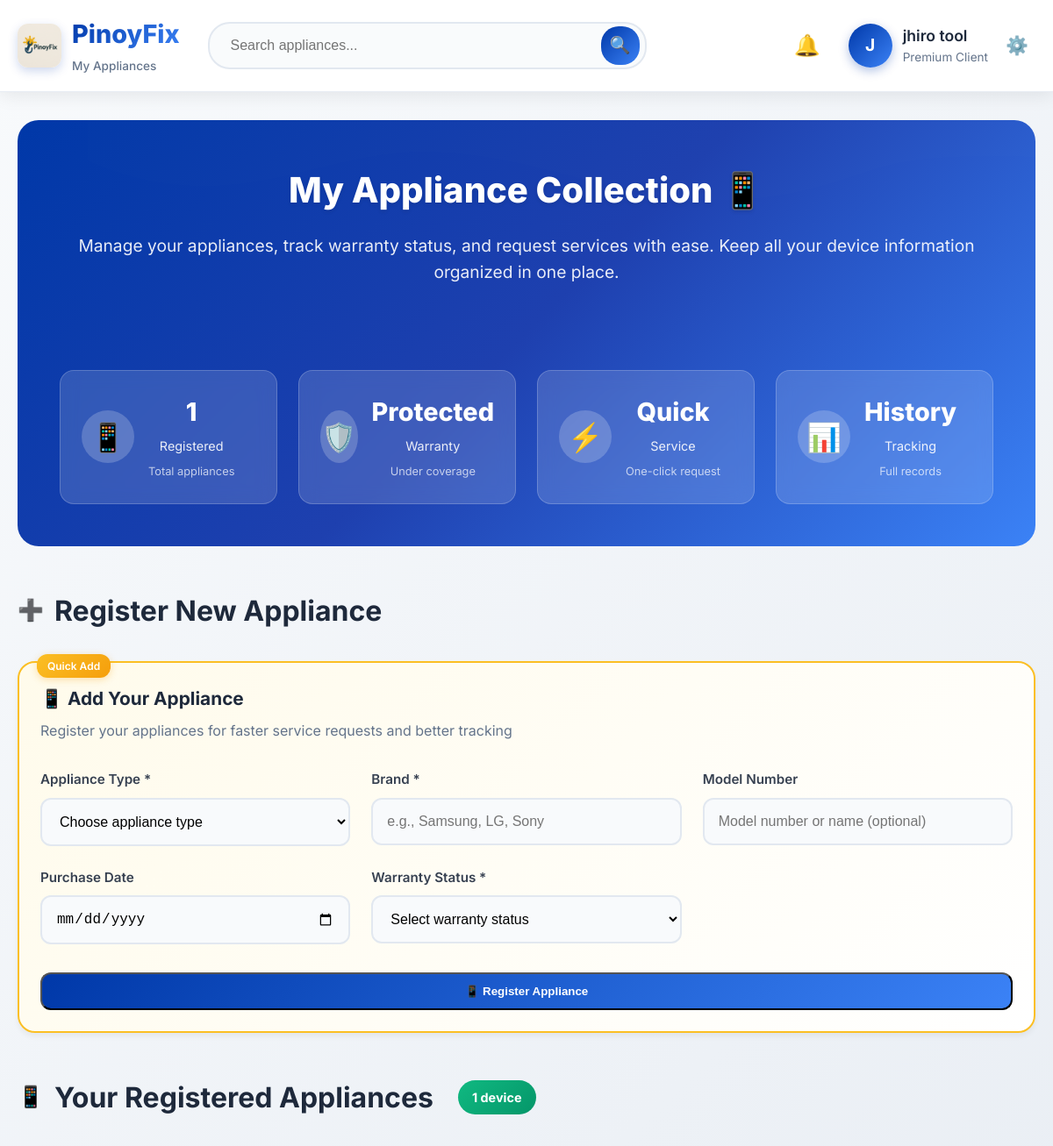
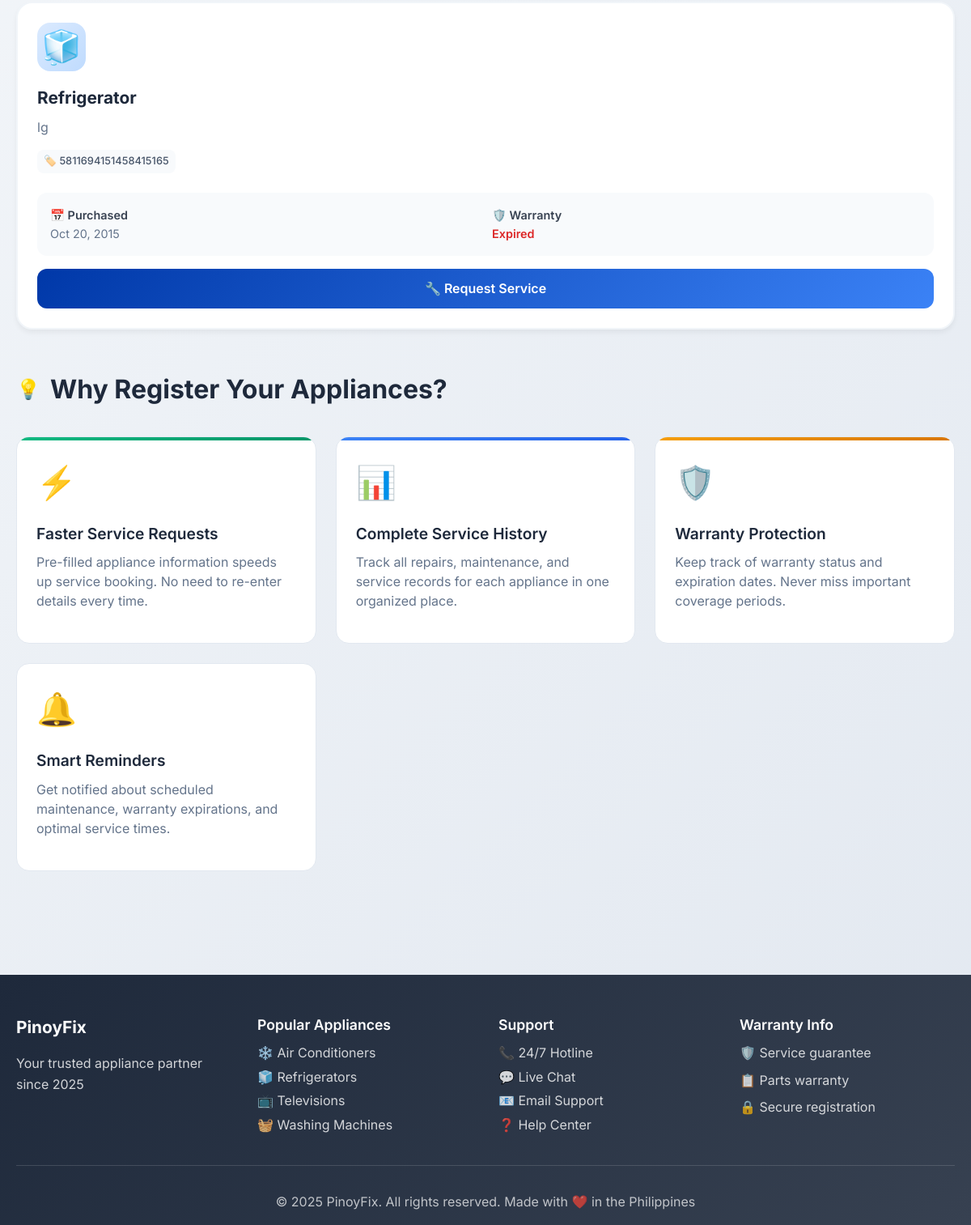
Page /client/my_appliances.php (signed in) on the committed database (2 pictures, top to bottom).
### tables this page shows
CREATE TABLE `client` (
  `Client_ID` int(11) NOT NULL,
  `Admin_ID` int(11) DEFAULT NULL,
  `Client_FN` varchar(255) DEFAULT NULL,
  `Client_LN` varchar(255) DEFAULT NULL,
  `Client_Email` varchar(255) DEFAULT NULL,
  `Client_Pass` varchar(255) DEFAULT NULL,
  `Client_Phone` varchar(255) DEFAULT NULL,
  `Is_Subscribed` tinyint(1) NOT NULL DEFAULT 0,
  `Subscription_Expires` datetime DEFAULT NULL
);

CREATE TABLE `client_appliance` (
  `CAppliance_ID` int(11) NOT NULL,
  `Client_ID` int(11) DEFAULT NULL,
  `Appliance_ID` int(11) DEFAULT NULL
);

CREATE TABLE `appliance` (
  `Appliance_ID` int(11) NOT NULL,
  `Appliance_Type` varchar(255) DEFAULT NULL,
  `Appliance_Brand` varchar(255) DEFAULT NULL,
  `Appliance_Model` varchar(255) DEFAULT NULL,
  `Issue_Description` varchar(255) DEFAULT NULL,
  `Description_Image` varchar(255) DEFAULT NULL
);

### client/my_appliances.php (the view, shortened to what the rows shown need)
<?php
include '../connection.php';
$user_id = $_SESSION['user_id'];
try {
    $stmt = $conn->prepare("SELECT Client_FN, Client_LN FROM client WHERE Client_ID = ?");
    $stmt->bind_param("i", $user_id);
    if (!$stmt->execute()) {
        throw new Exception("Execute failed: " . $stmt->error);
    }
    $result = $stmt->get_result();
    $client = $result->fetch_assoc();
} catch (Exception $e) {
    die('Error getting client info: ' . $e->getMessage());
}
try {
    $appliances_stmt = $conn->prepare("
        SELECT a.*, ca.CAppliance_ID
        FROM appliance a
        INNER JOIN client_appliance ca ON a.Appliance_ID = ca.Appliance_ID
        WHERE ca.Client_ID = ?
        ORDER BY a.Appliance_ID DESC
    ");
    $appliances_stmt->bind_param("i", $user_id);
    if (!$appliances_stmt->execute()) {
        throw new Exception("Execute failed: " . $appliances_stmt->error);
    }
    $appliances_result = $appliances_stmt->get_result();
    $appliance_count = $appliances_result->num_rows;
} catch (Exception $e) {
    die('Error getting appliances: ' . $e->getMessage());
}
function extractFromDescription($description, $field) {
    if (strpos($description, $field . ':') !== false) {
        $parts = explode($field . ':', $description);
        if (isset($parts[1])) {
            $value = trim(explode(',', $parts[1])[0]);
            return $value !== 'Not specified' ? $value : '';
        }
    }
    return '';
}
?>
<!DOCTYPE html>
<html lang="en">
<head>
    <link rel="stylesheet" href="../css/client-dashboard-modern.css">
</head>
<body>
    <header class="modern-header">
        <div class="container">
            <div class="header-content">
                <div class="brand-section">
                    <div class="logo-container">
                        <div class="brand-text">
                            <h1>PinoyFix</h1>
                        </div>
                    </div>
                </div>
                <div class="user-section">
                    <div class="user-menu">
                        <div class="user-avatar">
                            <span><?php echo strtoupper(substr($client['Client_FN'], 0, 1)); ?></span>
                        </div>
                        <div class="user-info">
                            <h3><?php echo htmlspecialchars($client['Client_FN'] . ' ' . $client['Client_LN']); ?></h3>
                            <p>Premium Client</p>
                        </div>
                    </div>
                </div>
            </div>
        </div>
    </header>
    <div class="dashboard-container">
        <div class="container">
            <section class="dashboard-hero" style="background: linear-gradient(135deg, #0038A8 0%, #1e40af 50%, #3b82f6 100%); margin-bottom: 3rem;">
                <div class="hero-content">
                    <div class="welcome-text">
                        <h1>My Appliance Collection 📱</h1>
                    </div>
                </div>
            </section>
            <section class="marketplace-actions" style="margin-bottom: 3rem;">
                <h2 class="section-title">
                    <span class="title-icon">➕</span>
                    Register New Appliance
                </h2>
            </section>
            <section class="marketplace-actions">
                <h2 class="section-title">
                    <span class="title-icon">📱</span>
                    Your Registered Appliances
                    <?php if ($appliance_count > 0): ?>
                        <span style="background: linear-gradient(135deg, #10b981, #059669); color: white; padding: 8px 16px; border-radius: 20px; font-size: 0.9rem; margin-left: 1rem;"><?php echo $appliance_count; ?> device<?php echo $appliance_count !== 1 ? 's' : ''; ?></span>
                    <?php endif; ?>
                </h2>
                <?php if ($appliance_count > 0): ?>
                    <div class="action-marketplace">
                        <?php
                        $appliances_stmt = $conn->prepare("
                            SELECT a.*, ca.CAppliance_ID
                            FROM appliance a
                            INNER JOIN client_appliance ca ON a.Appliance_ID = ca.Appliance_ID
                            WHERE ca.Client_ID = ?
                            ORDER BY a.Appliance_ID DESC
                        ");
                        $appliances_stmt->bind_param("i", $user_id);
                        $appliances_stmt->execute();
                        $appliances_result = $appliances_stmt->get_result();
                        while ($appliance = $appliances_result->fetch_assoc()):
                            $purchase_date = extractFromDescription($appliance['Issue_Description'], 'Purchase Date');
                            $warranty_status = extractFromDescription($appliance['Issue_Description'], 'Warranty');
                            $icons = [
                                'Air Conditioner' => '❄️',
                                'Refrigerator' => '🧊',
                                'Washing Machine' => '🧺',
                                'Television' => '📺',
                                'Microwave' => '🔥',
                                'Electric Fan' => '💨',
                                'Rice Cooker' => '🍚',
                                'Laptop' => '💻',
                                'Mobile Phone' => '📱',
                                'Water Heater' => '🚿',
                                'Oven' => '🔥',
                                'Dishwasher' => '🍽️',
                                'Other' => '⚡'
                            ];
                            $appliance_icon = $icons[$appliance['Appliance_Type']] ?? '⚡';
                        ?>
                            <div class="action-item" data-appliance="<?php echo htmlspecialchars($appliance['Appliance_Type']); ?>">
                                <div class="action-icon" style="background: linear-gradient(135deg, #dbeafe, #bfdbfe); color: #1d4ed8;">
                                    <?php echo $appliance_icon; ?>
                                </div>
                                <div class="action-details">
                                    <h3><?php echo htmlspecialchars($appliance['Appliance_Type']); ?></h3>
                                    <p><?php echo htmlspecialchars($appliance['Appliance_Brand']); ?></p>
                                    <?php if (!empty($appliance['Appliance_Model'])): ?>
                                        <div class="action-meta">
                                            <span>🏷️ <?php echo htmlspecialchars($appliance['Appliance_Model']); ?></span>
                                        </div>
                                    <?php endif; ?>
                                    <div style="display: grid; grid-template-columns: 1fr 1fr; gap: 1rem; margin: 1rem 0; padding: 1rem; background: #f8fafc; border-radius: 12px;">
                                        <?php if (!empty($purchase_date)): ?>
                                            <div>
                                                <div style="font-weight: 600; color: #374151; font-size: 0.9rem;">📅 Purchased</div>
                                                <div style="color: #64748b; font-size: 0.9rem;"><?php echo date('M j, Y', strtotime($purchase_date)); ?></div>
                                            </div>
                                        <?php endif; ?>
                                        <?php if (!empty($warranty_status)): ?>
                                            <div>
                                                <div style="font-weight: 600; color: #374151; font-size: 0.9rem;">🛡️ Warranty</div>
                                                <div style="color: <?php echo $warranty_status === 'Active' ? '#059669' : ($warranty_status === 'Expired' ? '#dc2626' : '#64748b'); ?>; font-weight: 600; font-size: 0.9rem;">
                                                    <?php echo htmlspecialchars($warranty_status); ?>
                                                </div>
                                            </div>
                                        <?php endif; ?>
                                    </div>
                                </div>
                                <a href="request_service.php?appliance=<?php echo urlencode($appliance['Appliance_Type']); ?>&appliance_id=<?php echo $appliance['Appliance_ID']; ?>" class="action-btn">
                                    🔧 Request Service
                                </a>
                            </div>
                        <?php endwhile; ?>
                    </div>
                <?php endif; ?>
            </section>
            <section class="insights-section" style="margin-top: 3rem;">
                <h2 class="section-title">
                    <span class="title-icon">💡</span>
                    Why Register Your Appliances?
                </h2>
            </section>
        </div>
    </div>
</body>
</html>

### rows in the picture
client: Client_FN "J", Client_FN+Client_LN "jhiro tool"
client_appliance: Appliance_ID.Appliance_Type "🧊", Appliance_ID.Appliance_Type "Refrigerator", Appliance_ID.Appliance_Brand "lg", Appliance_ID.Appliance_Model "5811694151458415165", Appliance_ID.Issue_Description "Oct 20, 2015", Appliance_ID.Issue_Description "Expired"

### other values in the picture
$appliance_count "1"
